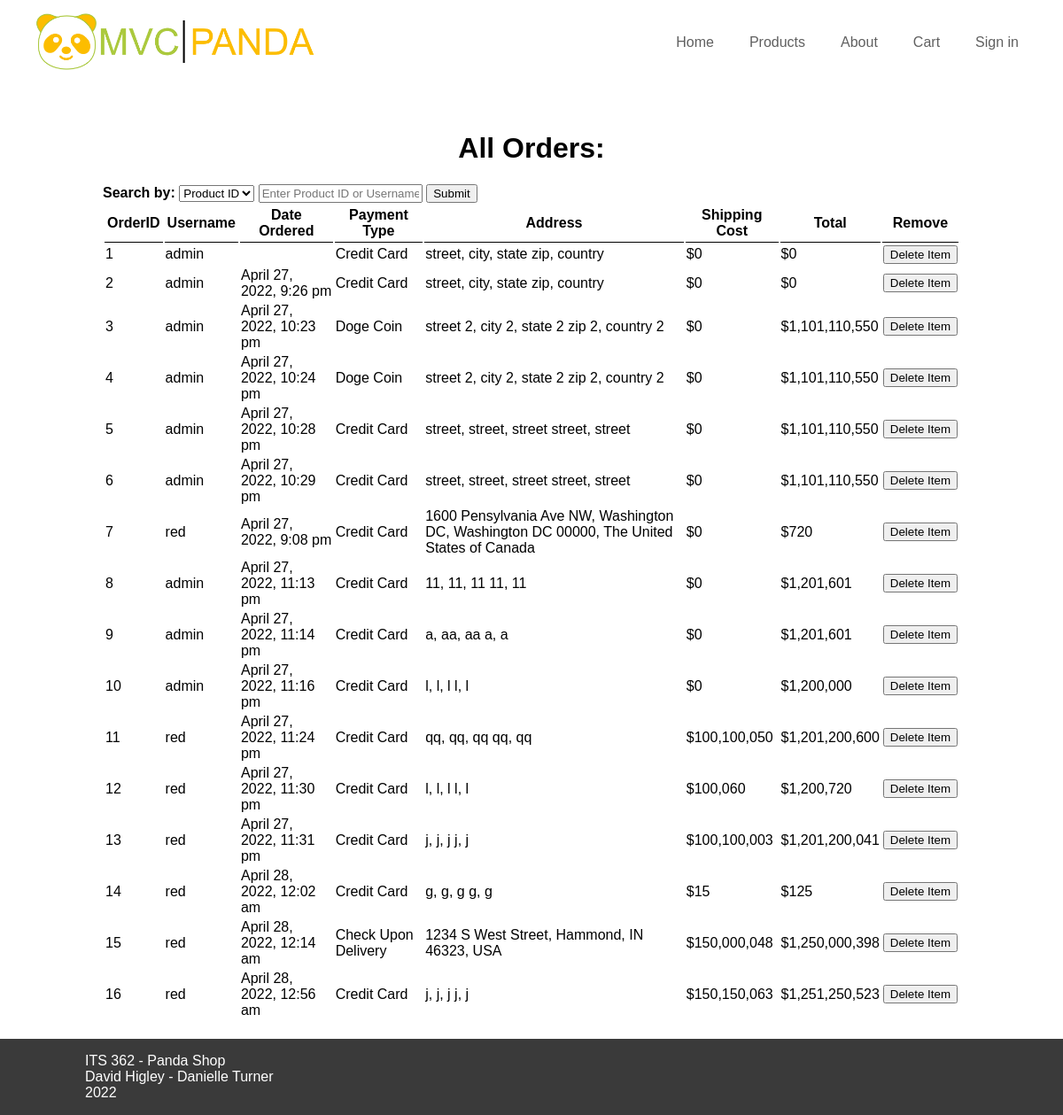
/all_orders.php, run on an earlier commit of the app's database.
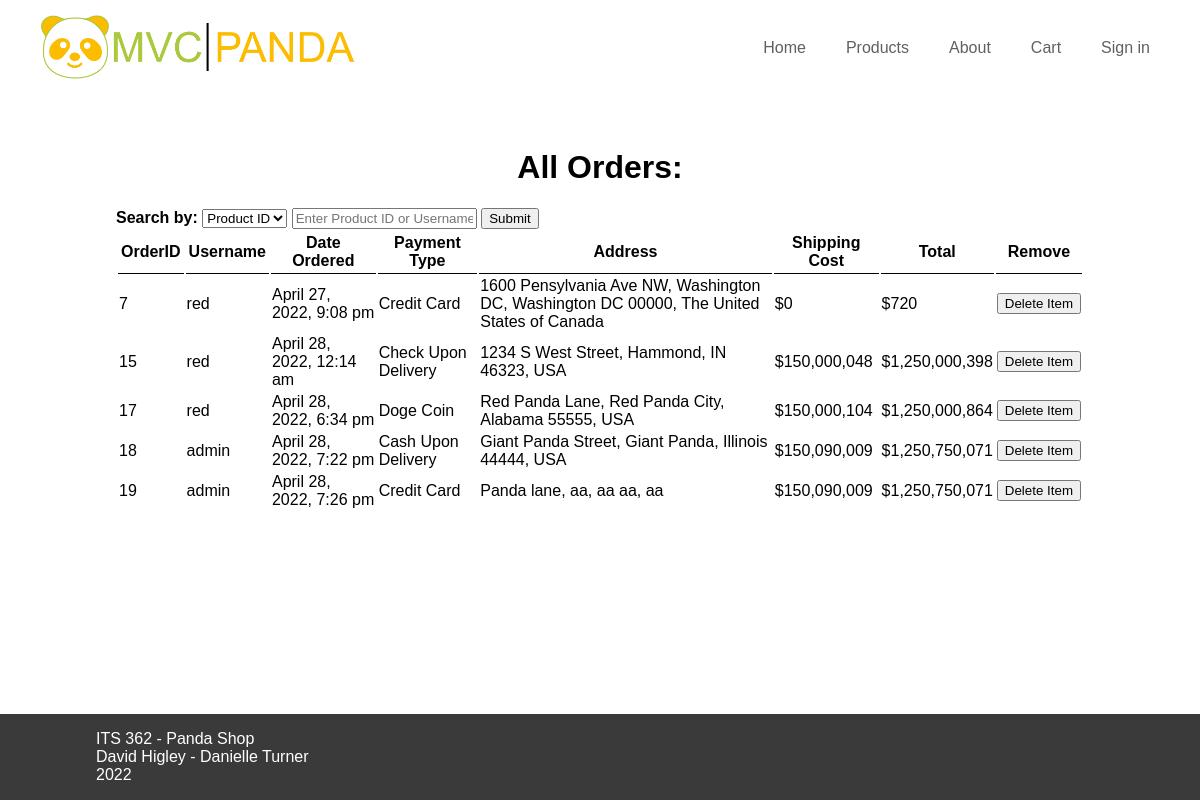
And on a later commit of the database.
### tables this page shows
CREATE TABLE "orders" (
	"OrderID"	INTEGER NOT NULL UNIQUE,
	"UserID"	INTEGER,
	"Address"	TEXT,
	"City"	TEXT,
	"State"	TEXT,
	"Country"	TEXT,
	"ZipCode"	TEXT,
	"PaymentType"	TEXT,
	"Date"	TEXT,
	"Total"	NUMERIC,
	"ShippingCost"	NUMERIC,
	"Tax"	NUMERIC,
	"Subtotal"	INTEGER,
	FOREIGN KEY("UserID") REFERENCES "users"("UserID"),
	PRIMARY KEY("OrderID" AUTOINCREMENT)
);

CREATE TABLE "users" (
	"UserID"	INTEGER NOT NULL UNIQUE,
	"FirstName"	TEXT,
	"LastName"	TEXT,
	"IsAdmin"	INTEGER NOT NULL,
	"username"	TEXT NOT NULL,
	"password"	TEXT NOT NULL,
	PRIMARY KEY("UserID" AUTOINCREMENT)
);

### model/database.php (called while the page is built, shortened)
<?php
    function getDatabase() {
        try {
            $db = new PDO("sqlite:" . __DIR__ . "/../panda.db");
        } catch(PDOException $e) {
            handle_error($e->getMessage());
            exit();
        }
        return $db;
    }
?>

### model/Model.php (called while the page is built, shortened)
<?php
require_once(__DIR__ . "/database.php");
abstract class Model {
    static $db = null;
    protected function DB(): PDO {
        return static::$db;
    }
}
?>

### model/orders.php (called while the page is built, shortened)
<?php
require_once(__DIR__ . "/database.php");
require_once(__DIR__ . "/Model.php");
class Orders extends Model {
    public function getAll() {
        try {
            return $this->DB()->query("SELECT orders.*, users.username as Username FROM orders, users WHERE orders.UserID = users.UserID order by orderID")->fetchAll();
        } catch(PDOException $e) {
            handle_error($e->getMessage());
        }
    }
}
?>

### view/all_orders.php (the view, shortened to what this page needs)
<?php require_once __DIR__ . '/partials/header.php'; ?>
<center>
    <h1>All Orders:</h1>
</center>
<div>
    <form action="all_orders.php" method="get">
        <strong>Search by:</strong>
        <select name="type" id="chose">
            <option value="product"> Product ID </option>
        </select>
        <input type="text" name="query" placeholder="Enter Product ID or Username">
        <button type="submit"> Submit </button>
    </form>
        <table >
            <tr>
                <th>OrderID</th>
                <th>Username</th>
                <th>Date Ordered</th>
                <th>Payment Type</th>
                <th>Address</th>
                <th>Shipping Cost</th>
                <th>Total</th>
                <th>Remove</th>
            </tr>
            <?php foreach ($orderList as $order): ?>
            <tr>
                <td><?php echo $order["OrderID"]; ?></td>
                <td><?php echo $order["Username"]; ?></td>
                <td><?php echo $order["Date"]; ?></td>
                <td><?php echo $order["PaymentType"]; ?></td>
                <td><?php echo $order["Address"] . ", ". $order["City"] . ", ". $order["State"] . " ". $order["ZipCode"] . ", ". $order["Country"]; ?></td>
                <td><?php echo "$". number_format($order["ShippingCost"]); ?></td>
                <td><?php echo "$". number_format($order["Total"]); ?></td>
                <td><form action="all_orders.php" method="post">
                    <input class="deleteButton" type="submit" value="Delete Item">
                </form></td>
            </tr>
            <?php endforeach ?>
        </table>
</div>
<?php require_once __DIR__ . '/partials/footer.php';?>

What changed in the data, as far as the page shows it:
removed orders: OrderID "1", UserID.username "admin", PaymentType "Credit Card", Address "street", City "city", State "state", ZipCode "zip", Country "country", ShippingCost "0", Total "0"
removed orders: OrderID "2", UserID.username "admin", Date "April 27, 2022, 9:26 pm", PaymentType "Credit Card", Address "street", City "city", State "state", ZipCode "zip", Country "country", ShippingCost "0", Total "0"
removed orders: OrderID "3", UserID.username "admin", Date "April 27, 2022, 10:23 pm", PaymentType "Doge Coin", Address "street 2", City "city 2", State "state 2", ZipCode "zip 2", Country "country 2", ShippingCost "0", Total "1,101,110,550"
removed orders: OrderID "4", UserID.username "admin", Date "April 27, 2022, 10:24 pm", PaymentType "Doge Coin", Address "street 2", City "city 2", State "state 2", ZipCode "zip 2", Country "country 2", ShippingCost "0", Total "1,101,110,550"
removed orders: OrderID "5", UserID.username "admin", Date "April 27, 2022, 10:28 pm", PaymentType "Credit Card", Address "street", City "street", State "street", ZipCode "street", Country "street", ShippingCost "0", Total "1,101,110,550"
removed orders: OrderID "6", UserID.username "admin", Date "April 27, 2022, 10:29 pm", PaymentType "Credit Card", Address "street", City "street", State "street", ZipCode "street", Country "street", ShippingCost "0", Total "1,101,110,550"
removed orders: OrderID "8", UserID.username "admin", Date "April 27, 2022, 11:13 pm", PaymentType "Credit Card", Address "11", City "11", State "11", ZipCode "11", Country "11", ShippingCost "0", Total "1,201,601"
removed orders: OrderID "9", UserID.username "admin", Date "April 27, 2022, 11:14 pm", PaymentType "Credit Card", Address "a", City "aa", State "aa", ZipCode "a", Country "a", ShippingCost "0", Total "1,201,601"
removed orders: OrderID "10", UserID.username "admin", Date "April 27, 2022, 11:16 pm", PaymentType "Credit Card", Address "l", City "l", State "l", ZipCode "l", Country "l", ShippingCost "0", Total "1,200,000"
removed orders: OrderID "11", UserID.username "red", Date "April 27, 2022, 11:24 pm", PaymentType "Credit Card", Address "qq", City "qq", State "qq", ZipCode "qq", Country "qq", ShippingCost "100,100,050", Total "1,201,200,600"
removed orders: OrderID "12", UserID.username "red", Date "April 27, 2022, 11:30 pm", PaymentType "Credit Card", Address "l", City "l", State "l", ZipCode "l", Country "l", ShippingCost "100,060", Total "1,200,720"
removed orders: OrderID "13", UserID.username "red", Date "April 27, 2022, 11:31 pm", PaymentType "Credit Card", Address "j", City "j", State "j", ZipCode "j", Country "j", ShippingCost "100,100,003", Total "1,201,200,041"
removed orders: OrderID "14", UserID.username "red", Date "April 28, 2022, 12:02 am", PaymentType "Credit Card", Address "g", City "g", State "g", ZipCode "g", Country "g", ShippingCost "15", Total "125"
removed orders: OrderID "16", UserID.username "red", Date "April 28, 2022, 12:56 am", PaymentType "Credit Card", Address "j", City "j", State "j", ZipCode "j", Country "j", ShippingCost "150,150,063", Total "1,251,250,523"
added orders: OrderID "17", UserID.username "red", Date "April 28, 2022, 6:34 pm", PaymentType "Doge Coin", Address "Red Panda Lane", City "Red Panda City", State "Alabama", ZipCode "55555", Country "USA", ShippingCost "150,000,104", Total "1,250,000,864"
added orders: OrderID "18", UserID.username "admin", Date "April 28, 2022, 7:22 pm", PaymentType "Cash Upon Delivery", Address "Giant Panda Street", City "Giant Panda", State "Illinois", ZipCode "44444", Country "USA", ShippingCost "150,090,009", Total "1,250,750,071"
added orders: OrderID "19", UserID.username "admin", Date "April 28, 2022, 7:26 pm", PaymentType "Credit Card", Address "Panda lane", City "aa", State "aa", ZipCode "aa", Country "aa", ShippingCost "150,090,009", Total "1,250,750,071"
